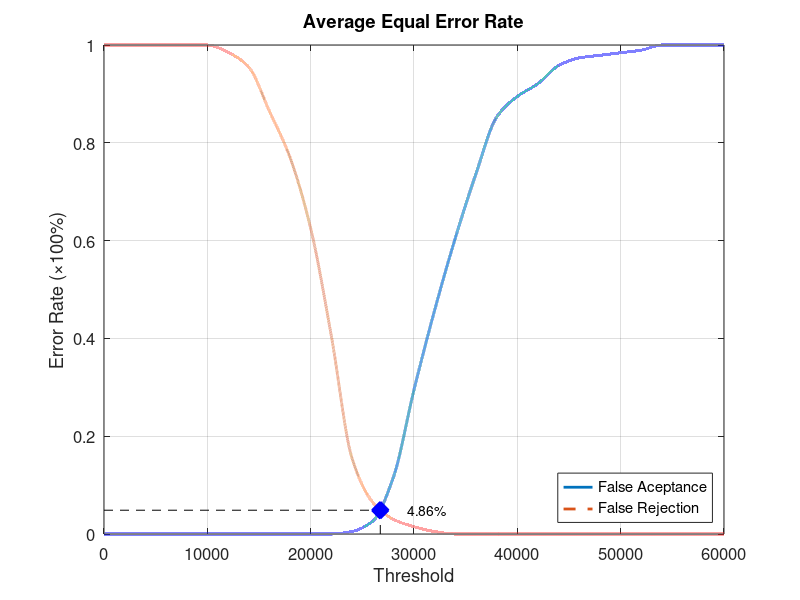
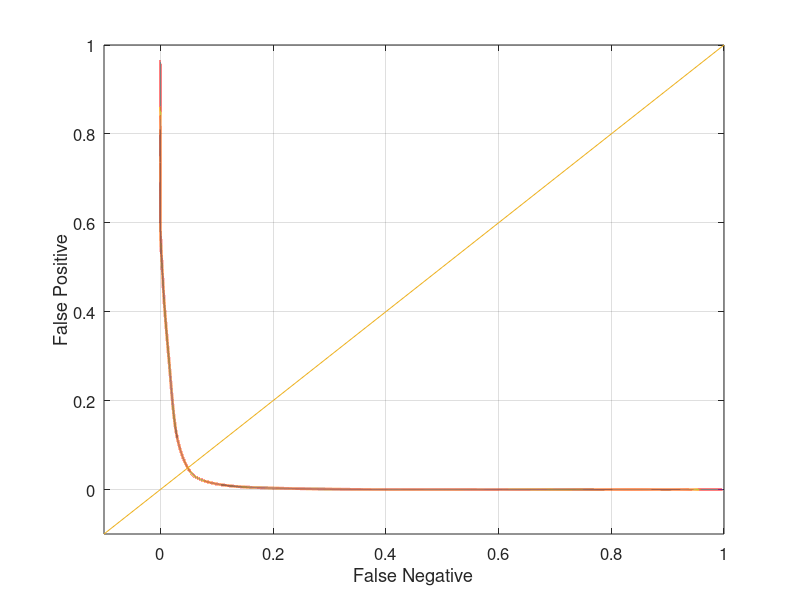

The MATLAB source for these figures, in order:
function yEER = Database5_1
close all;
clear;
clc;
x = 0:2000:60000;
xq = 0:0.5:60000;

y0 = [0 0 0 0 0 0 0 0 0 0 0 0 0.00526316 0.0263158 0.115789 0.294737 0.457895 0.605263 0.736842 0.852632 0.894737 0.921053 0.957895 0.973684 0.978947 0.984211 0.989474 1 1 1 1];
yy0 = interp1(x, y0, xq, 'pchip');
y1 = [1 1 1 1 1 1 0.985 0.955 0.865 0.77 0.625 0.405 0.155 0.065 0.03 0.015 0.005 0 0 0 0 0 0 0 0 0 0 0 0 0 0];
yy1 = interp1(x, y1, xq, 'pchip');

% Calculating EER: 
y2 = abs(y0 - y1);
find(y2 == min(y2))
yy2 = abs(yy0 - yy1);
xEER = find(yy2 == min(yy2));
xEERIndex = xq(xEER) % X-axis EER
yEER = yy0(xEER) % Y-axis EER

main = figure
plot(xq, yy0,'-','LineWidth', 2);	hold on
plot(xq, yy1,'--','LineWidth', 2);	hold on
plot([xEERIndex xEERIndex], [0 yEER], 'k--');	hold on
plot([0 xEERIndex], [yEER yEER], 'k--');	hold on
plot(xEERIndex, yEER, 'bx', 'LineWidth', 10);	hold on
text(xEERIndex + 10 * xEERIndex / 100, yEER, [num2str(round((10000 * yEER)) / 100) '%'])
legend('False Aceptance', 'False Rejection', 'Location', 'SouthEast')
xlabel('Threshold')
ylabel('Error Rate (\times100%)')
title('Average Equal Error Rate')
set(gca, 'FontSize', 12)
axis([0 60000 0 1])
grid on

print(main, 'Database5_1Main', '-dpng');
FNRxFPR = figure('Color', [1 1 1]);
plot(yy1, yy0, '-', yy1, yy0, 'LineWidth', 2);
hold on
y = -0.1:0.1:1
plot(y, y); 
set(gca, 'FontSize', 12)
xlabel('False Negative')
ylabel('False Positive')
axis([-0.1 1 -0.1 1])
set(gca, 'FontSize', 12)
grid on

print(FNRxFPR, 'Database5_1FNRxFPR','-dpng');
end
